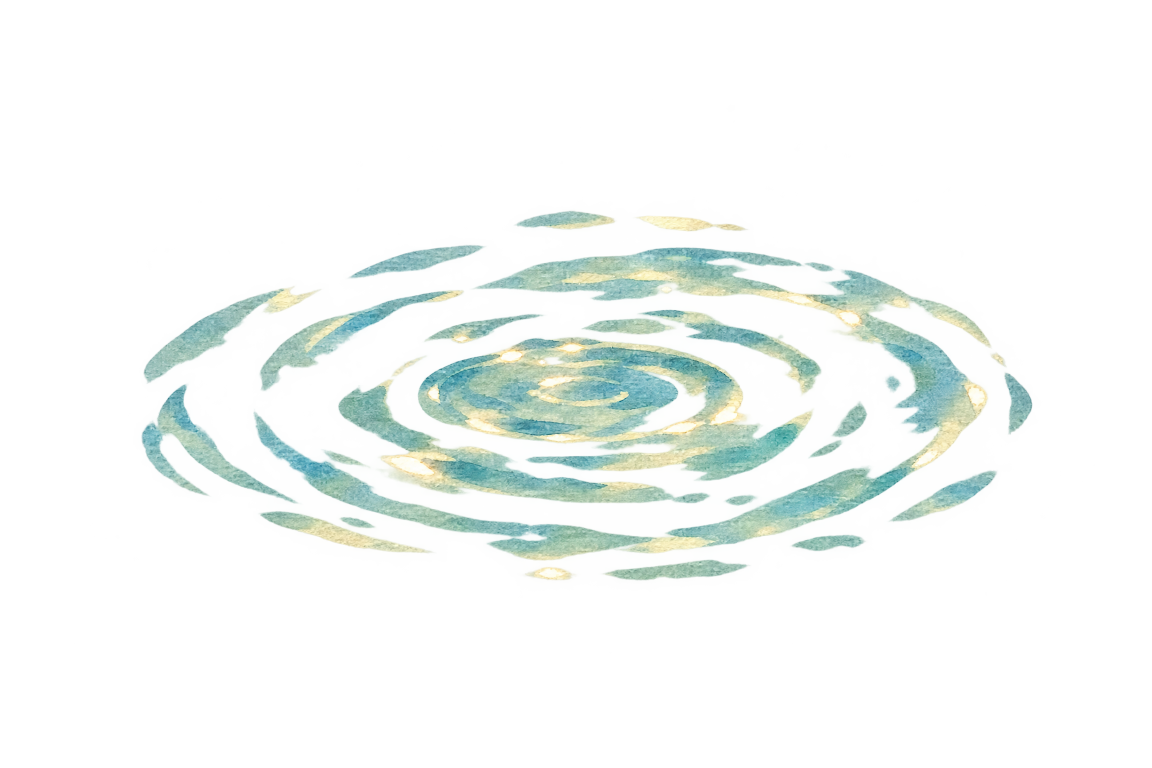
#> input picture art/concepts/scene_hotspots/shore_stones/ripple_start_master.png, 2304 x 1536 px (shown at 1/2 size)
$ python prepare_assets.py
#> lines starting #> are read from the running program, lines starting #| are printed output that depends on the picture
#!/usr/bin/env python3
"""Convert authored transparent watercolors into stable, compact Godot cels.

The two ripple paintings share one canvas and center; the dragonfly cels use
one body pivot and scale, so no wing is ever drawn or warped programmatically.
"""
from pathlib import Path
from PIL import Image

HERE = Path(__file__).resolve().parent
OUTPUT = HERE.parents[3] / "assets/holiday/fx"
OUTPUT.mkdir(parents=True, exist_ok=True)


def cleaned(name: str) -> Image.Image:
#> called with name = 'ripple_start_master.png'
    image = Image.open(HERE / name).convert("RGBA")
#> image is the input picture: PIL image 2304x1536 RGBA; mean R, G, B, A 56.7, 67.8, 62, 31.6
    alpha = image.getchannel("A").point(lambda value: 0 if value < 25 else value)
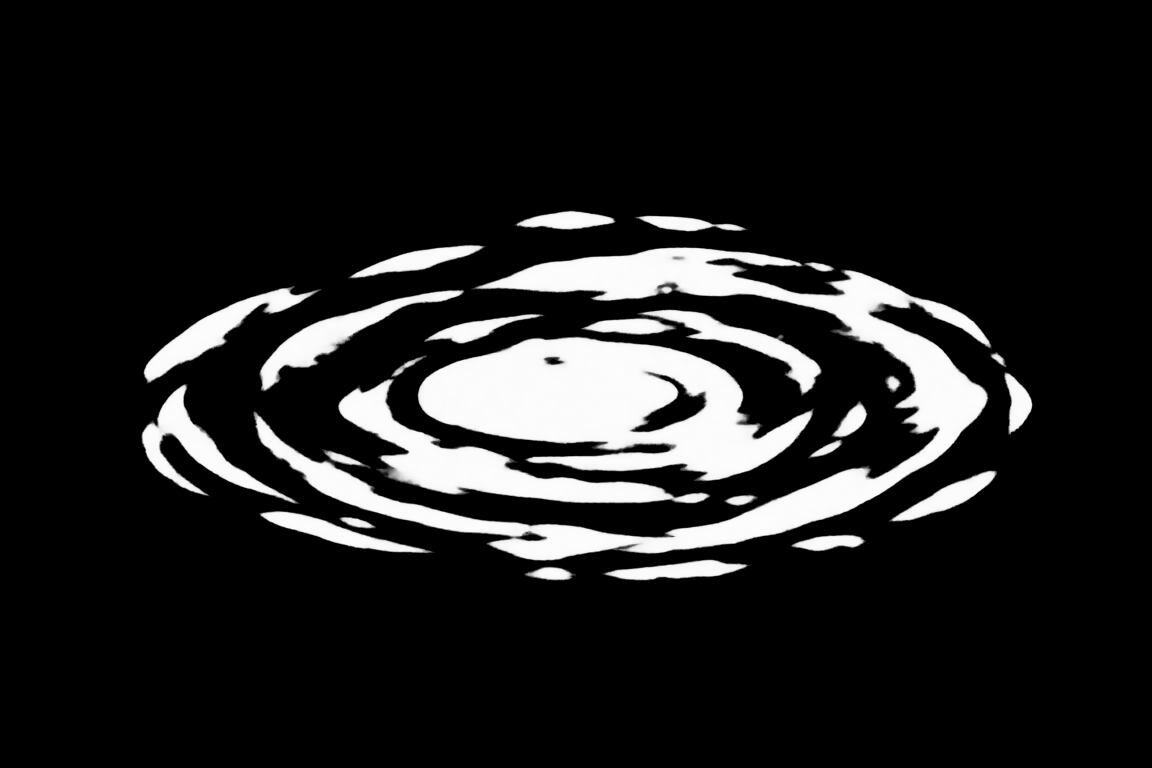
#> alpha: PIL image 2304x1536 L (shown at 1/2 size); min 0, max 254, mean 31.2
    image.putalpha(alpha)
    return image


def ripple(source: str, target: str) -> None:
    image = cleaned(source)
    bounds = image.getchannel("A").point(lambda value: 255 if value > 40 else 0).getbbox()
#> bounds = (283, 421, 2065, 1161)
    assert bounds is not None, source
    pad = 25
    crop = image.crop((max(0, bounds[0] - pad), max(0, bounds[1] - pad),
                       min(image.width, bounds[2] + pad), min(image.height, bounds[3] + pad)))
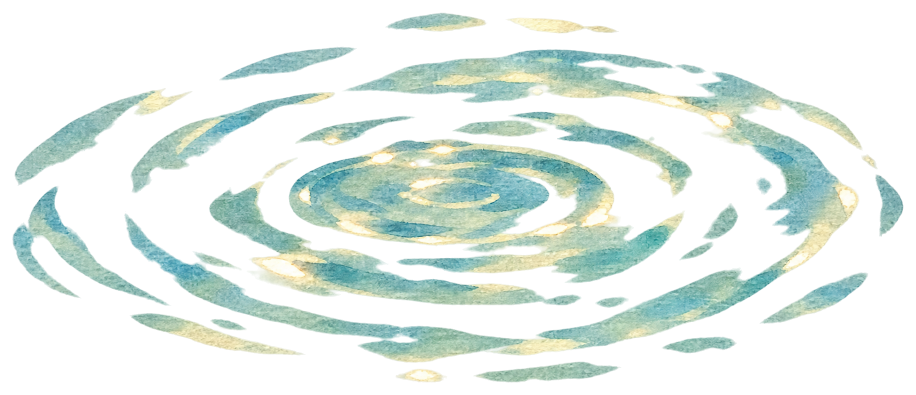
#> crop: PIL image 1832x790 RGBA (shown at 1/2 size); mean R, G, B, A 129.6, 155.2, 142.4, 76.4; transparent parts drawn white
    crop.thumbnail((352, 150), Image.Resampling.LANCZOS)
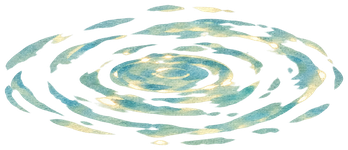
#> crop: PIL image 348x150 RGBA; mean R, G, B, A 70.7, 84.8, 77.5, 76.8; transparent parts drawn white
    canvas = Image.new("RGBA", (384, 208))
#> canvas: PIL image 384x208 RGBA; every value is 0
    canvas.alpha_composite(crop, ((canvas.width - crop.width) // 2,
                                  (canvas.height - crop.height) // 2))
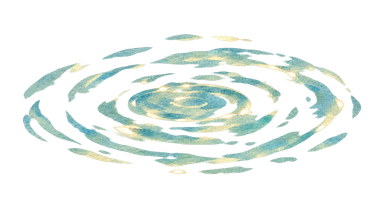
#> canvas: PIL image 384x208 RGBA; mean R, G, B, A 46.2, 55.4, 50.7, 50.2; transparent parts drawn white
    canvas.save(OUTPUT / target, optimize=True)


def dragonfly(source: str, target: str, x_adjust: int) -> None:
    image = cleaned(source)
    assert image.size == (1920, 1920), source
    # Both master paintings share the same coordinate scale; align the torso,
    # not the very different full-wing bounding boxes.
    small = image.resize((307, 307), Image.Resampling.LANCZOS)
    canvas = Image.new("RGBA", (320, 320))
    canvas.alpha_composite(small, (6 + x_adjust, 6))
    canvas.save(OUTPUT / target, optimize=True)


if __name__ == "__main__":
    ripple("ripple_start_master.png", "shore_ripple_start.png")
    ripple("ripple_wide_master.png", "shore_ripple_wide.png")
#> (the run stopped early here; a loop or call above may not have finished)

$ run again, with art/concepts/scene_hotspots/windowbox/butterfly_rest_master.png copied over art/concepts/scene_hotspots/shore_stones/ripple_start_master.png
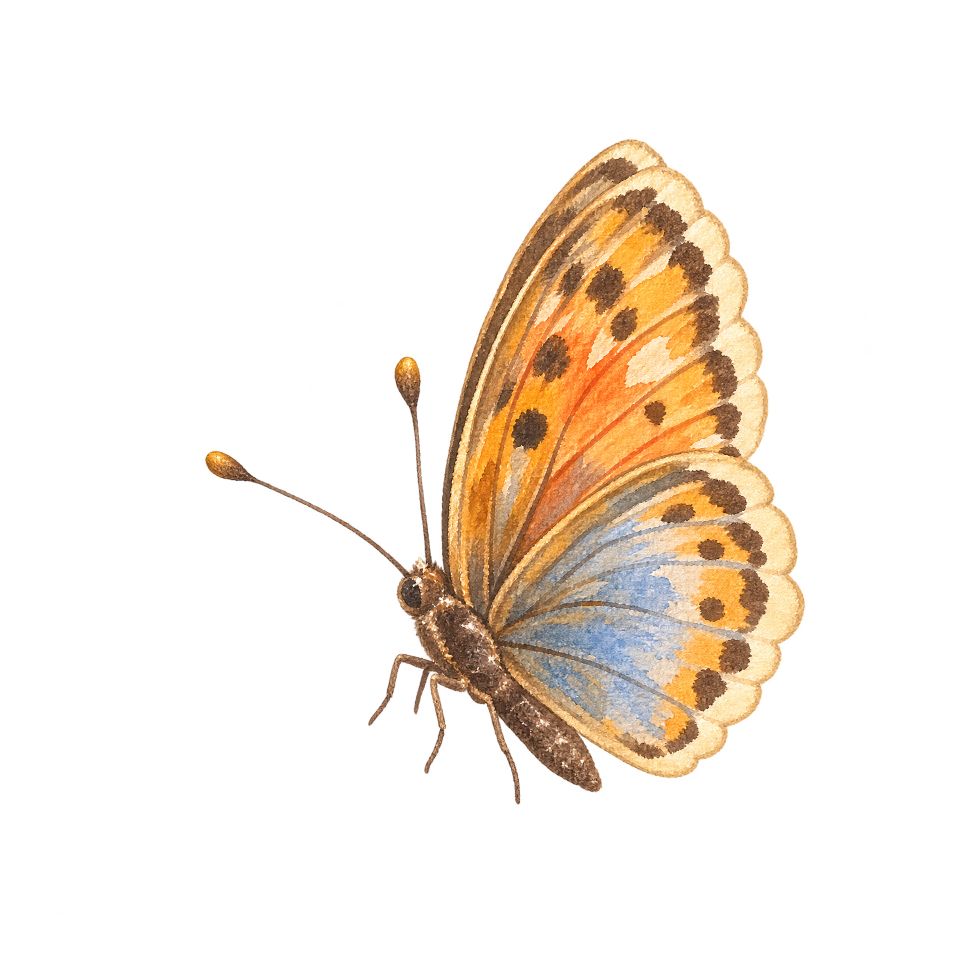
#> input picture art/concepts/scene_hotspots/windowbox/butterfly_rest_master.png, 1920 x 1920 px (shown at 1/2 size)
#> in cleaned, image is the input picture: PIL image 1920x1920 RGBA; mean R, G, B, A 57.2, 43.5, 28.9, 49
#> in cleaned, `alpha = image.getchannel("A").point(lambda value: 0 if value < 25 else..`:
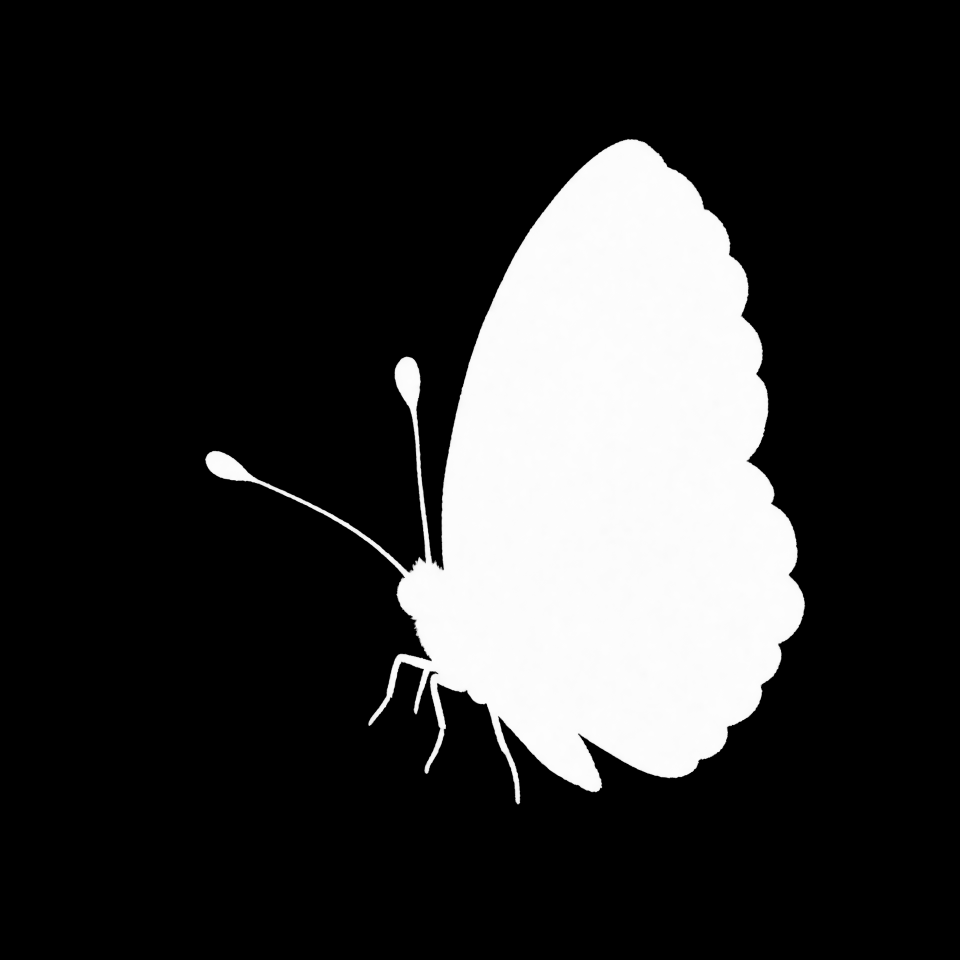
#> alpha: PIL image 1920x1920 L (shown at 1/2 size); min 0, max 254, mean 49
#> bounds = (410, 278, 1611, 1609)
#> in ripple, `canvas.alpha_composite(crop, ((canvas.width - crop.width) // 2, (canva..`:
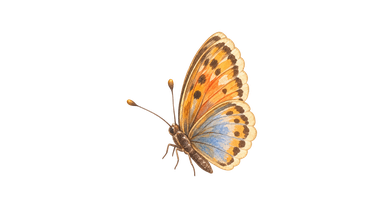
#> canvas: PIL image 384x208 RGBA; mean R, G, B, A 23.5, 17.9, 12.1, 26.8; transparent parts drawn white

$ run again, with art/concepts/scene_hotspots/windowbox/petals_master.png copied over art/concepts/scene_hotspots/shore_stones/ripple_start_master.png
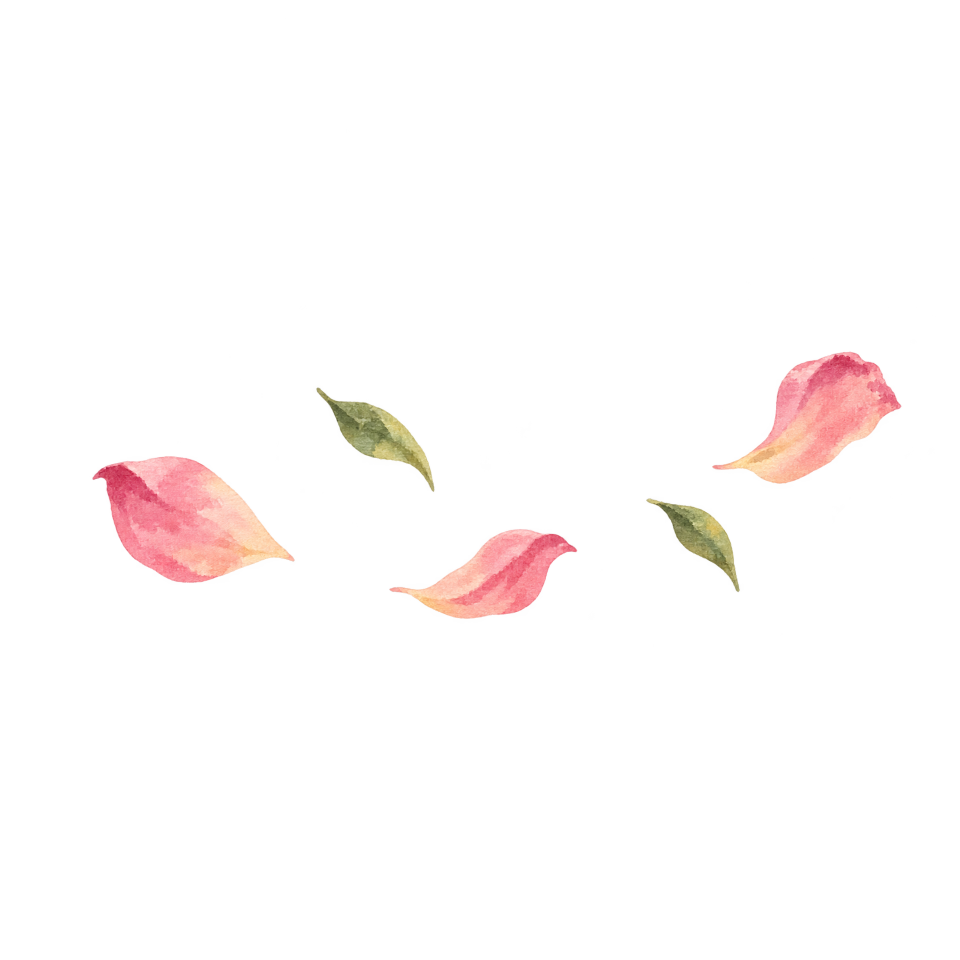
#> input picture art/concepts/scene_hotspots/windowbox/petals_master.png, 1920 x 1920 px (shown at 1/2 size)
#> in cleaned, image is the input picture: PIL image 1920x1920 RGBA; mean R, G, B, A 29.7, 21, 18.3, 11.5
#> in cleaned, `alpha = image.getchannel("A").point(lambda value: 0 if value < 25 else..`:
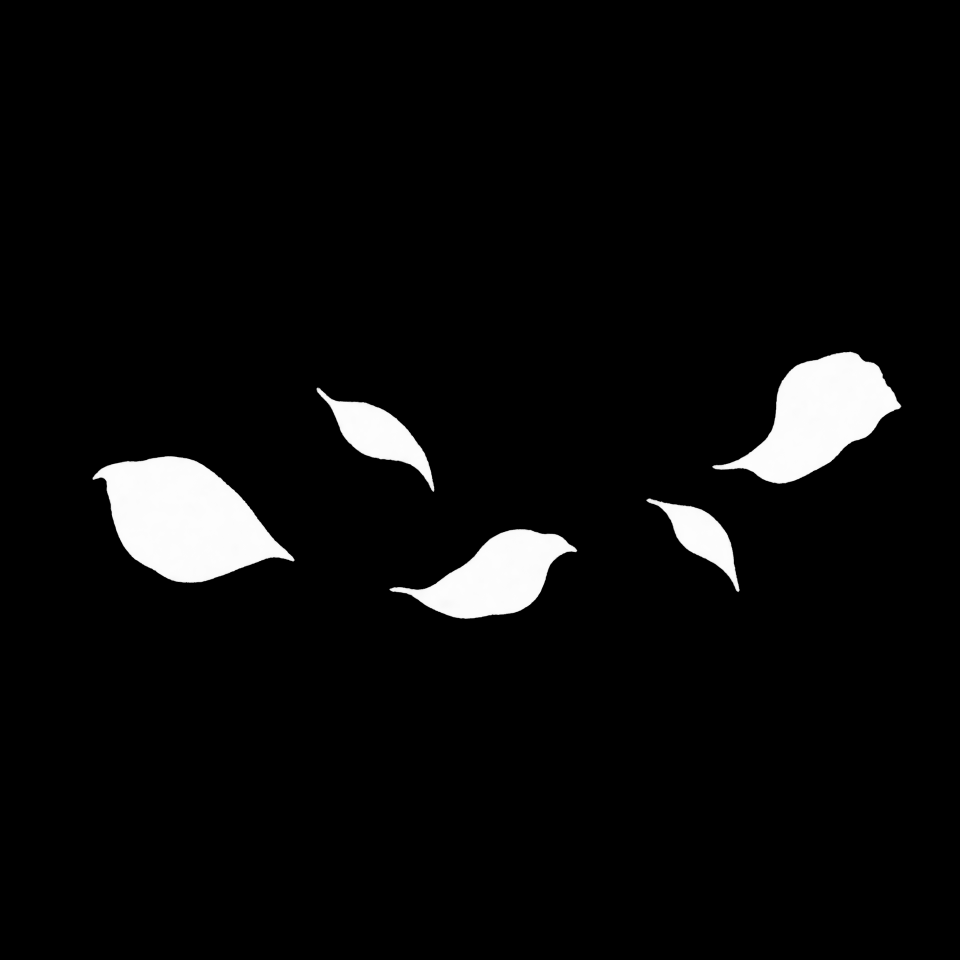
#> alpha: PIL image 1920x1920 L (shown at 1/2 size); min 0, max 254, mean 11.5
#> bounds = (185, 703, 1803, 1238)
#> in ripple, `canvas.alpha_composite(crop, ((canvas.width - crop.width) // 2, (canva..`:
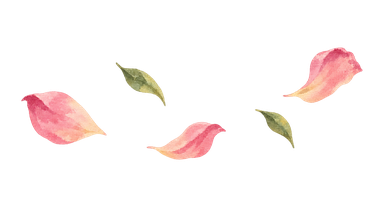
#> canvas: PIL image 384x208 RGBA; mean R, G, B, A 25.6, 17.7, 16.2, 23.6; transparent parts drawn white
